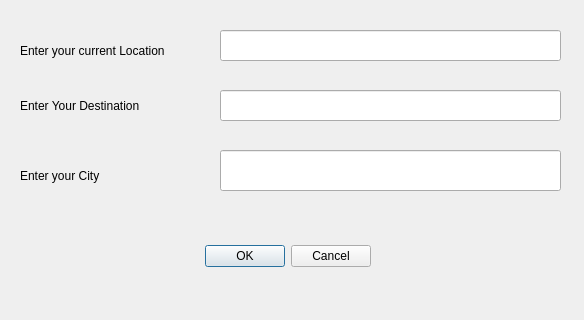
<?xml version="1.0" encoding="UTF-8"?>
<ui version="4.0">
 <class>TrafficLinkerDialogBase</class>
 <widget class="QDialog" name="TrafficLinkerDialogBase">
  <property name="geometry">
   <rect>
    <x>0</x>
    <y>0</y>
    <width>584</width>
    <height>320</height>
   </rect>
  </property>
  <property name="windowTitle">
   <string>CongestionRate</string>
  </property>
  <widget class="QDialogButtonBox" name="button_box">
   <property name="geometry">
    <rect>
     <x>30</x>
     <y>240</y>
     <width>341</width>
     <height>32</height>
    </rect>
   </property>
   <property name="orientation">
    <enum>Qt::Horizontal</enum>
   </property>
   <property name="standardButtons">
    <set>QDialogButtonBox::Cancel|QDialogButtonBox::Ok</set>
   </property>
  </widget>
  <widget class="QLabel" name="label">
   <property name="geometry">
    <rect>
     <x>20</x>
     <y>30</y>
     <width>201</width>
     <height>41</height>
    </rect>
   </property>
   <property name="text">
    <string>Enter your current Location</string>
   </property>
  </widget>
  <widget class="QLabel" name="label_2">
   <property name="geometry">
    <rect>
     <x>20</x>
     <y>90</y>
     <width>211</width>
     <height>31</height>
    </rect>
   </property>
   <property name="text">
    <string>Enter Your Destination</string>
   </property>
  </widget>
  <widget class="QLineEdit" name="lineEdit">
   <property name="geometry">
    <rect>
     <x>220</x>
     <y>30</y>
     <width>341</width>
     <height>31</height>
    </rect>
   </property>
  </widget>
  <widget class="QLineEdit" name="lineEdit_2">
   <property name="geometry">
    <rect>
     <x>220</x>
     <y>90</y>
     <width>341</width>
     <height>31</height>
    </rect>
   </property>
  </widget>
  <widget class="QLabel" name="label_3">
   <property name="geometry">
    <rect>
     <x>20</x>
     <y>160</y>
     <width>181</width>
     <height>31</height>
    </rect>
   </property>
   <property name="text">
    <string>Enter your City</string>
   </property>
  </widget>
  <widget class="QLineEdit" name="lineEdit_3">
   <property name="geometry">
    <rect>
     <x>220</x>
     <y>150</y>
     <width>341</width>
     <height>41</height>
    </rect>
   </property>
  </widget>
 </widget>
 <resources/>
 <connections>
  <connection>
   <sender>button_box</sender>
   <signal>accepted()</signal>
   <receiver>TrafficLinkerDialogBase</receiver>
   <slot>accept()</slot>
   <hints>
    <hint type="sourcelabel">
     <x>20</x>
     <y>20</y>
    </hint>
    <hint type="destinationlabel">
     <x>20</x>
     <y>20</y>
    </hint>
   </hints>
  </connection>
  <connection>
   <sender>button_box</sender>
   <signal>rejected()</signal>
   <receiver>TrafficLinkerDialogBase</receiver>
   <slot>reject()</slot>
   <hints>
    <hint type="sourcelabel">
     <x>20</x>
     <y>20</y>
    </hint>
    <hint type="destinationlabel">
     <x>20</x>
     <y>20</y>
    </hint>
   </hints>
  </connection>
 </connections>
</ui>
